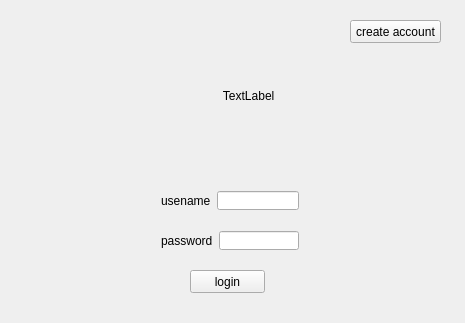
<?xml version="1.0" encoding="UTF-8"?>
<ui version="4.0">
 <class>MainWindow</class>
 <widget class="QMainWindow" name="MainWindow">
  <property name="geometry">
   <rect>
    <x>0</x>
    <y>0</y>
    <width>465</width>
    <height>323</height>
   </rect>
  </property>
  <property name="windowTitle">
   <string>MainWindow</string>
  </property>
  <widget class="QWidget" name="centralWidget">
   <widget class="QStackedWidget" name="stackedWidget">
    <property name="geometry">
     <rect>
      <x>10</x>
      <y>20</y>
      <width>441</width>
      <height>281</height>
     </rect>
    </property>
    <property name="currentIndex">
     <number>0</number>
    </property>
    <widget class="QWidget" name="page">
     <widget class="QWidget" name="horizontalLayoutWidget">
      <property name="geometry">
       <rect>
        <x>140</x>
        <y>160</y>
        <width>160</width>
        <height>41</height>
       </rect>
      </property>
      <layout class="QHBoxLayout" name="horizontalLayout">
       <item>
        <widget class="QLabel" name="label">
         <property name="text">
          <string>usename</string>
         </property>
        </widget>
       </item>
       <item>
        <widget class="QLineEdit" name="lineEdit"/>
       </item>
      </layout>
     </widget>
     <widget class="QWidget" name="horizontalLayoutWidget_2">
      <property name="geometry">
       <rect>
        <x>140</x>
        <y>200</y>
        <width>160</width>
        <height>41</height>
       </rect>
      </property>
      <layout class="QHBoxLayout" name="horizontalLayout_2">
       <item>
        <widget class="QLabel" name="label_2">
         <property name="text">
          <string>password</string>
         </property>
        </widget>
       </item>
       <item>
        <widget class="QLineEdit" name="lineEdit_2">
         <property name="autoFillBackground">
          <bool>false</bool>
         </property>
         <property name="echoMode">
          <enum>QLineEdit::Password</enum>
         </property>
        </widget>
       </item>
      </layout>
     </widget>
     <widget class="QPushButton" name="pushButton">
      <property name="geometry">
       <rect>
        <x>180</x>
        <y>250</y>
        <width>75</width>
        <height>23</height>
       </rect>
      </property>
      <property name="text">
       <string>login</string>
      </property>
     </widget>
     <widget class="QLabel" name="aks">
      <property name="geometry">
       <rect>
        <x>130</x>
        <y>10</y>
        <width>191</width>
        <height>131</height>
       </rect>
      </property>
      <property name="text">
       <string>                         TextLabel</string>
      </property>
     </widget>
     <widget class="QPushButton" name="pushButton_4">
      <property name="geometry">
       <rect>
        <x>340</x>
        <y>0</y>
        <width>91</width>
        <height>23</height>
       </rect>
      </property>
      <property name="text">
       <string>create account</string>
      </property>
     </widget>
    </widget>
    <widget class="QWidget" name="page_2">
     <widget class="QLabel" name="label_3">
      <property name="geometry">
       <rect>
        <x>300</x>
        <y>10</y>
        <width>111</width>
        <height>51</height>
       </rect>
      </property>
      <property name="font">
       <font>
        <pointsize>11</pointsize>
        <weight>50</weight>
        <bold>false</bold>
       </font>
      </property>
      <property name="text">
       <string>انتخاب واحد</string>
      </property>
     </widget>
     <widget class="QLineEdit" name="lineEdit_11">
      <property name="geometry">
       <rect>
        <x>320</x>
        <y>70</y>
        <width>41</width>
        <height>20</height>
       </rect>
      </property>
     </widget>
     <widget class="QLabel" name="label_4">
      <property name="geometry">
       <rect>
        <x>360</x>
        <y>70</y>
        <width>46</width>
        <height>13</height>
       </rect>
      </property>
      <property name="text">
       <string>کد درس</string>
      </property>
     </widget>
     <widget class="QLabel" name="label_5">
      <property name="geometry">
       <rect>
        <x>30</x>
        <y>230</y>
        <width>101</width>
        <height>31</height>
       </rect>
      </property>
      <property name="text">
       <string>text</string>
      </property>
     </widget>
     <widget class="QPushButton" name="pushButton_2">
      <property name="geometry">
       <rect>
        <x>340</x>
        <y>230</y>
        <width>75</width>
        <height>23</height>
       </rect>
      </property>
      <property name="text">
       <string>ثبت</string>
      </property>
     </widget>
     <widget class="QPushButton" name="pushButton_3">
      <property name="geometry">
       <rect>
        <x>180</x>
        <y>230</y>
        <width>75</width>
        <height>23</height>
       </rect>
      </property>
      <property name="text">
       <string>صفحه اصلی</string>
      </property>
     </widget>
     <widget class="QPushButton" name="pushButton_7">
      <property name="geometry">
       <rect>
        <x>260</x>
        <y>230</y>
        <width>75</width>
        <height>23</height>
       </rect>
      </property>
      <property name="text">
       <string>مشاهده</string>
      </property>
     </widget>
    </widget>
    <widget class="QWidget" name="page_3">
     <widget class="QPushButton" name="pushButton_5">
      <property name="geometry">
       <rect>
        <x>270</x>
        <y>240</y>
        <width>75</width>
        <height>23</height>
       </rect>
      </property>
      <property name="text">
       <string>OK</string>
      </property>
     </widget>
     <widget class="QWidget" name="layoutWidget">
      <property name="geometry">
       <rect>
        <x>120</x>
        <y>50</y>
        <width>188</width>
        <height>22</height>
       </rect>
      </property>
      <layout class="QHBoxLayout" name="horizontalLayout_3">
       <item>
        <widget class="QLabel" name="label_6">
         <property name="text">
          <string>username</string>
         </property>
        </widget>
       </item>
       <item>
        <widget class="QLineEdit" name="lineEdit_3"/>
       </item>
      </layout>
     </widget>
     <widget class="QWidget" name="layoutWidget">
      <property name="geometry">
       <rect>
        <x>120</x>
        <y>80</y>
        <width>187</width>
        <height>22</height>
       </rect>
      </property>
      <layout class="QHBoxLayout" name="horizontalLayout_4">
       <item>
        <widget class="QLabel" name="label_7">
         <property name="text">
          <string>password</string>
         </property>
        </widget>
       </item>
       <item>
        <widget class="QLineEdit" name="lineEdit_4">
         <property name="echoMode">
          <enum>QLineEdit::Password</enum>
         </property>
        </widget>
       </item>
      </layout>
     </widget>
     <widget class="QWidget" name="layoutWidget">
      <property name="geometry">
       <rect>
        <x>160</x>
        <y>110</y>
        <width>149</width>
        <height>22</height>
       </rect>
      </property>
      <layout class="QHBoxLayout" name="horizontalLayout_5">
       <item>
        <widget class="QLabel" name="label_8">
         <property name="text">
          <string>id</string>
         </property>
        </widget>
       </item>
       <item>
        <widget class="QLineEdit" name="lineEdit_5"/>
       </item>
      </layout>
     </widget>
     <widget class="QPushButton" name="pushButton_6">
      <property name="geometry">
       <rect>
        <x>350</x>
        <y>240</y>
        <width>75</width>
        <height>23</height>
       </rect>
      </property>
      <property name="text">
       <string>Cancel</string>
      </property>
     </widget>
    </widget>
    <widget class="QWidget" name="page_4">
     <widget class="QPushButton" name="pushButton_8">
      <property name="geometry">
       <rect>
        <x>340</x>
        <y>240</y>
        <width>75</width>
        <height>23</height>
       </rect>
      </property>
      <property name="text">
       <string>بازگشت</string>
      </property>
     </widget>
    </widget>
   </widget>
  </widget>
 </widget>
 <layoutdefault spacing="6" margin="11"/>
 <resources/>
 <connections/>
</ui>
